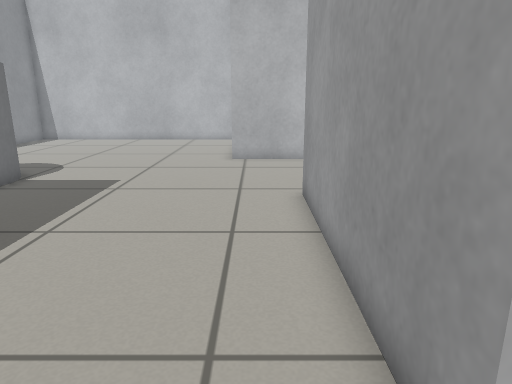
[1] (above)

19 first-person views from a walk through a world built for the Gazebo simulator. The camera is 0.69 m above the floor, tilts 14° down and sees 70° across. The floor is counted in squares, 0.25 m on a side. Each view is taken from the middle of a square. On the plan, view 1 faces up. The plan holds only what a view shows up to about 20 squares ahead; the rest is blank.

[2]
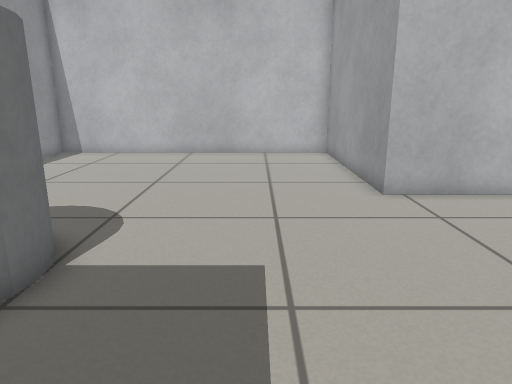

[3]
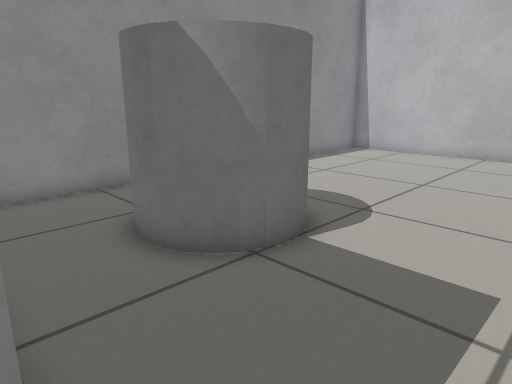

[4]
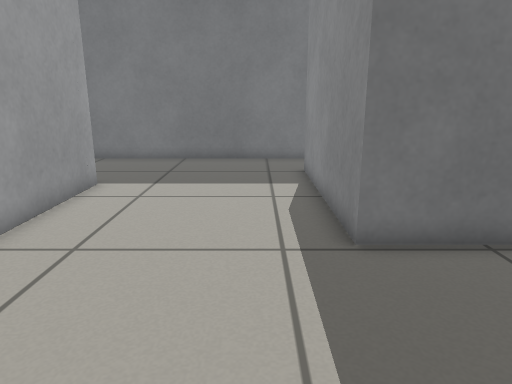

[5]
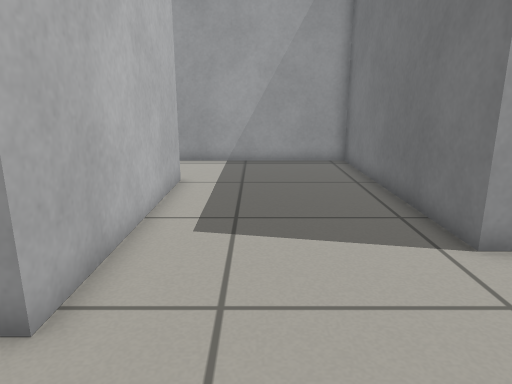

[6]
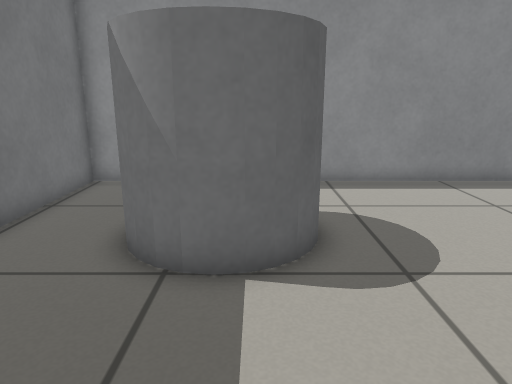

[7]
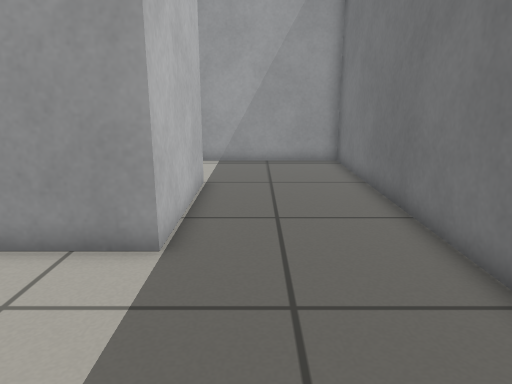

[8]
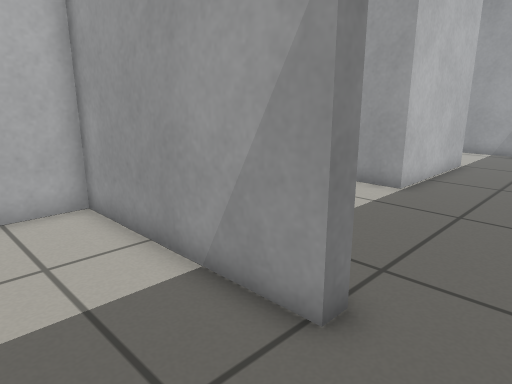

[9]
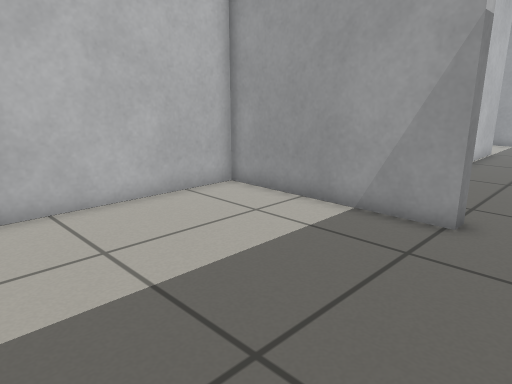

[10]
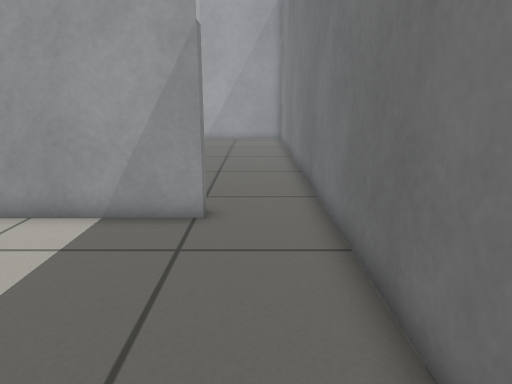

[11]
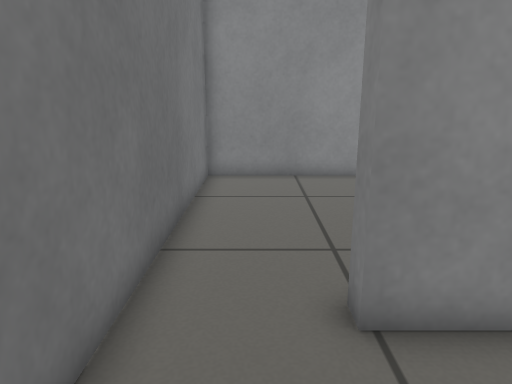

[12]
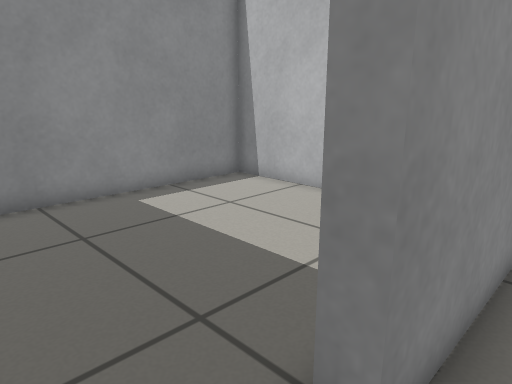

[13]
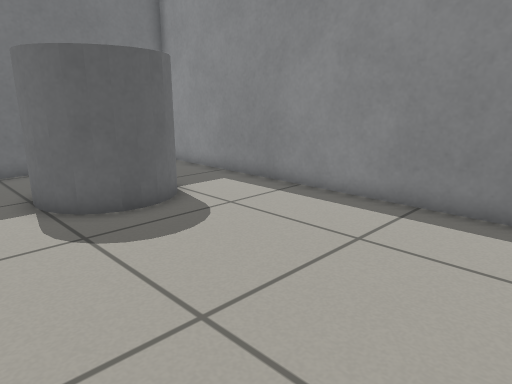

[14]
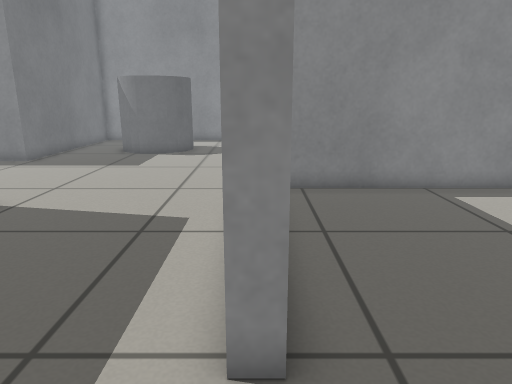

[15]
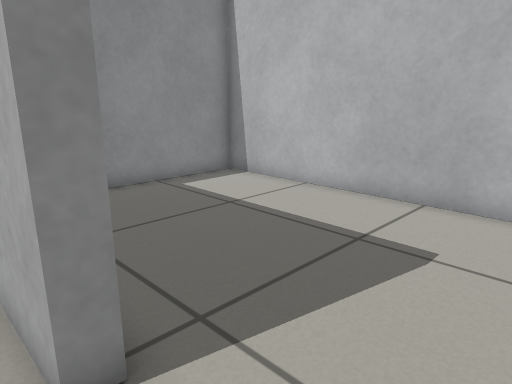

[16]
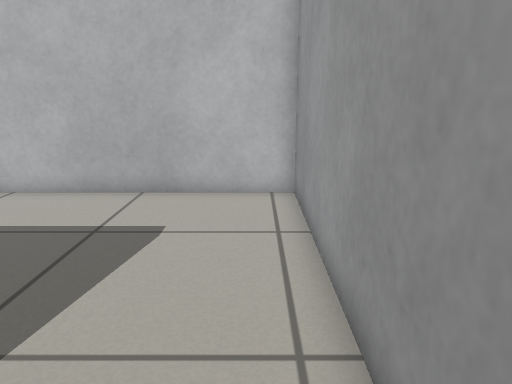

[17]
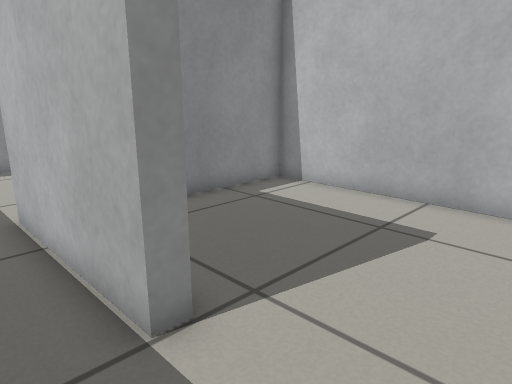

[18]
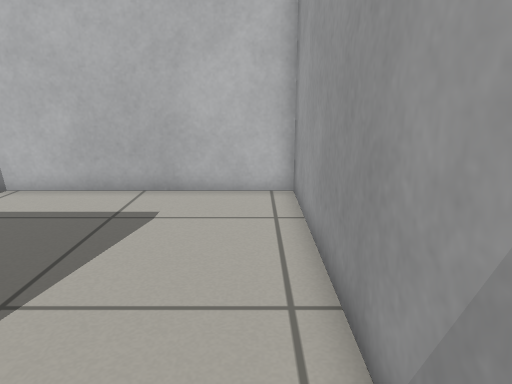

[19]
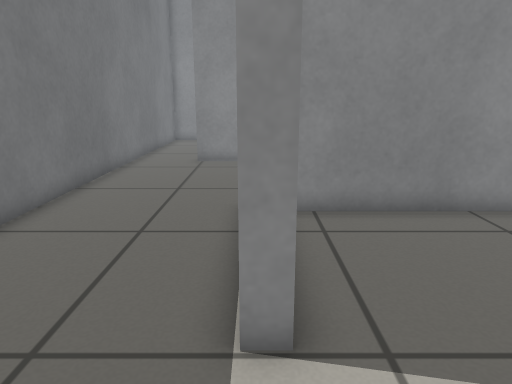

### Floor plan
Key: @ floor where view 1 was taken; # wall or solid block; . floor; C grey cylinder.
Columns run from 16 left of view 1 to 12 right of it. Each row starts with its distance up from view 1.
 27 #############################
 26 #..............#............#
 25 #..............#............#
 24 #..............#............#
 23 #..............#............#
 22 #..............#............#
 21 #..............#............#
 20 #..............#............#
 19 #..............#............#
 18 #..............#########....#
 17 #...........................#
 16 #...........................#
 15 #...........................#
 14 #...CCCC....................#
 13 #...C  C....................#
 12 #...   C....................#
 11 #... CCC..........###########
 10 #....CC...........###########
  9 #.................#.........#
  8 #.................#.........#
  7 ###########.......#.........#
  6 #.........#.......#.........#
  5 #.........#.......#.........#
  4 #.........#.......#.........#
  3 #.........#.......#.........#
  2 #.........#.......######....#
  1 #.........#.................#
  0 #.........#.....@...........#
 -1 #...........................#
 -2 #...........................#
 -3 #...........................#
 -4 #############################

Positions as (right, up) in squares from view 1, and headings:
1: (0, 0), facing up
2: (-5, 7), facing up
3: (-4, 7), facing up-left
4: (-4, 14), facing down
5: (-5, 15), facing right
6: (-3, 13), facing left
7: (-5, 0), facing right
8: (-10, -3), facing up-right
9: (-15, -3), facing up-right
10: (-15, -2), facing right
11: (-2, -2), facing left
12: (-5, -3), facing up-left
13: (-6, 23), facing down-left
14: (11, 18), facing left
15: (11, 17), facing up-left
16: (11, 16), facing up
17: (11, 0), facing up-left
18: (11, -1), facing up
19: (11, 2), facing left
